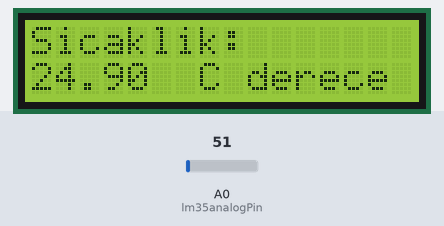
Simulated run of this sketch. Board: Arduino Uno, built with avr-gcc and run on an emulated ATmega328P. Shown: 16×2 character LCD. The test bench sets the inputs (shaded band); at power-on: A0 (lm35analogPin) = 51. What the sketch prints to the serial monitor is not drawn.

Above: at 1.2 s.
1.3 s: A0 (lm35analogPin) set to 61
At 2.5 s:
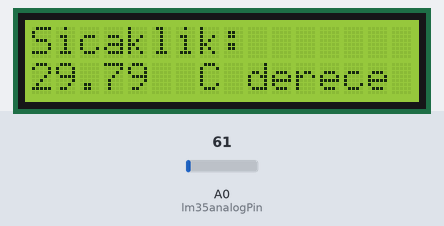
4.0 s: A0 (lm35analogPin) set to 71
At 5.4 s:
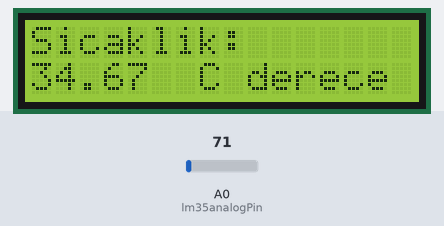
6.7 s: A0 (lm35analogPin) set to 86
At 8.8 s:
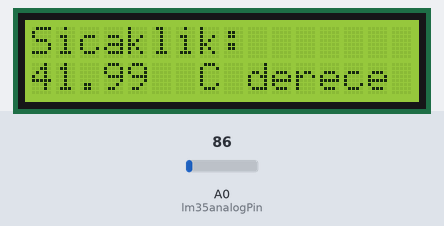
Timing chart, 0 to 10.3 s (numbered marks = the images above; inputs shaded):
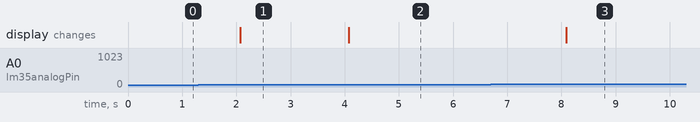

Measured:
- after the input at 1.3 s, the display: changes after 0.77 s (image 1)
- after the input at 4.0 s, the display: changes after 0.08 s (image 2)
- after the input at 6.7 s, the display: changes after 1.4 s (image 3)

The sketch:

sicaklik.ino
```cpp
#include <LiquidCrystal.h>

LiquidCrystal lcd(12,11,5,4,3,2);
int lm35analogPin = 0;
float sicaklik;
float analogDeger;


void setup(){
  Serial.begin(9600);
  lcd.begin(16,2);
}

void loop(){

  analogDeger = analogRead(lm35analogPin);
  analogDeger = (analogDeger / 1024.0)*5000;

  sicaklik = analogDeger / 10.0;

  lcd.setCursor(0,0);
  lcd.print("Sicaklik: ");
  lcd.setCursor(0,1);
  lcd.print(sicaklik);
  lcd.setCursor(6,1);
  lcd.print(" C derece");

  Serial.print("Sıcaklık: ");
  Serial.print(sicaklik);
  Serial.println(" C derece");
  delay(2000);

}
```
